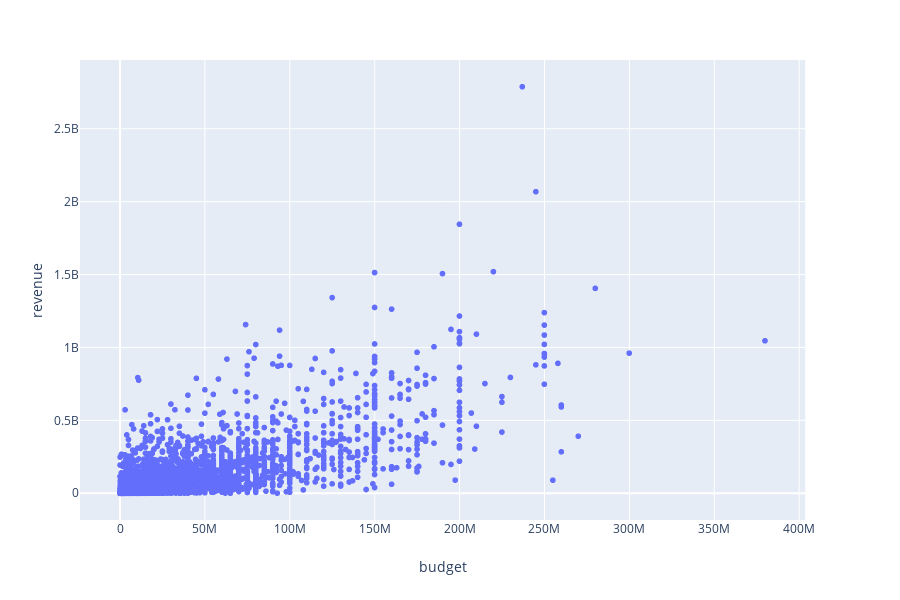

Notebook code for this chart:
### Code cell
# Make it interactive s.t. u can change the variables and the color
fig = px.scatter(movies_metadata, x="budget", y="revenue", hover_name="original_title")
fig.show()

### Figure 1 — Plotly figure (JSON) as saved in the notebook; plotly's stock layout.template omitted (floating-point values rounded to 4 significant figures; data arrays with more than 128 entries replaced by an {"elided": "..."} marker saying what was removed)
{"data": [{"hoverlabel": {"namelength": 0}, "hovertemplate": "<b>%{hovertext}</b><br><br>budget=%{x}<br>revenue=%{y}", "hovertext": {"elided": "5381 str values"}, "legendgroup": "", "marker": {"color": "#636efa", "symbol": "circle"}, "mode": "markers", "name": "", "showlegend": false, "type": "scattergl", "x": {"elided": "5381 int values"}, "xaxis": "x", "y": {"elided": "5381 int values"}, "yaxis": "y"}], "layout": {"height": 600, "legend": {"tracegroupgap": 0}, "margin": {"t": 60}, "xaxis": {"anchor": "y", "domain": [0, 0.98], "title": {"text": "budget"}}, "yaxis": {"anchor": "x", "domain": [0, 1], "title": {"text": "revenue"}}}}
